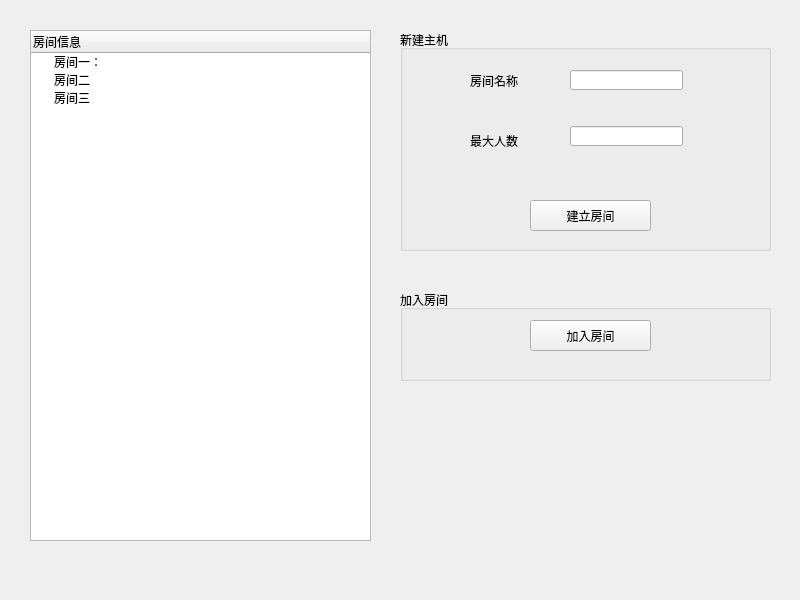
<?xml version="1.0" encoding="UTF-8"?>
<ui version="4.0">
 <class>Form</class>
 <widget class="QWidget" name="Form">
  <property name="geometry">
   <rect>
    <x>0</x>
    <y>0</y>
    <width>800</width>
    <height>600</height>
   </rect>
  </property>
  <property name="windowTitle">
   <string>Form</string>
  </property>
  <widget class="QTreeWidget" name="treeWidget">
   <property name="geometry">
    <rect>
     <x>30</x>
     <y>30</y>
     <width>341</width>
     <height>511</height>
    </rect>
   </property>
   <column>
    <property name="text">
     <string>房间信息</string>
    </property>
   </column>
   <item>
    <property name="text">
     <string>房间一：</string>
    </property>
   </item>
   <item>
    <property name="text">
     <string>房间二</string>
    </property>
   </item>
   <item>
    <property name="text">
     <string>房间三</string>
    </property>
   </item>
  </widget>
  <widget class="QGroupBox" name="groupBox">
   <property name="geometry">
    <rect>
     <x>400</x>
     <y>30</y>
     <width>371</width>
     <height>221</height>
    </rect>
   </property>
   <property name="title">
    <string>新建主机</string>
   </property>
   <widget class="QLabel" name="label_2">
    <property name="geometry">
     <rect>
      <x>70</x>
      <y>30</y>
      <width>71</width>
      <height>41</height>
     </rect>
    </property>
    <property name="text">
     <string>房间名称</string>
    </property>
   </widget>
   <widget class="QLabel" name="label_3">
    <property name="geometry">
     <rect>
      <x>70</x>
      <y>90</y>
      <width>71</width>
      <height>41</height>
     </rect>
    </property>
    <property name="text">
     <string>最大人数</string>
    </property>
   </widget>
   <widget class="QLineEdit" name="lineEdit">
    <property name="geometry">
     <rect>
      <x>170</x>
      <y>40</y>
      <width>113</width>
      <height>20</height>
     </rect>
    </property>
   </widget>
   <widget class="QLineEdit" name="lineEdit_2">
    <property name="geometry">
     <rect>
      <x>170</x>
      <y>96</y>
      <width>113</width>
      <height>20</height>
     </rect>
    </property>
   </widget>
   <widget class="QPushButton" name="pushButton">
    <property name="geometry">
     <rect>
      <x>130</x>
      <y>170</y>
      <width>121</width>
      <height>31</height>
     </rect>
    </property>
    <property name="text">
     <string>建立房间</string>
    </property>
   </widget>
  </widget>
  <widget class="QGroupBox" name="groupBox_2">
   <property name="geometry">
    <rect>
     <x>400</x>
     <y>290</y>
     <width>371</width>
     <height>91</height>
    </rect>
   </property>
   <property name="title">
    <string>加入房间</string>
   </property>
   <widget class="QPushButton" name="pushButton_2">
    <property name="geometry">
     <rect>
      <x>130</x>
      <y>30</y>
      <width>121</width>
      <height>31</height>
     </rect>
    </property>
    <property name="text">
     <string>加入房间</string>
    </property>
   </widget>
  </widget>
 </widget>
 <resources/>
 <connections/>
</ui>
